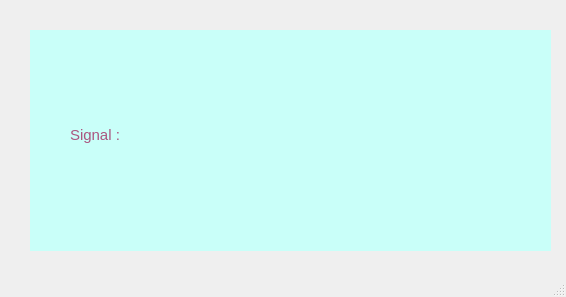
<?xml version="1.0" encoding="UTF-8"?>
<ui version="4.0">
 <class>MainWindow</class>
 <widget class="QMainWindow" name="MainWindow">
  <property name="geometry">
   <rect>
    <x>0</x>
    <y>0</y>
    <width>566</width>
    <height>297</height>
   </rect>
  </property>
  <property name="windowTitle">
   <string>MainWindow</string>
  </property>
  <widget class="QWidget" name="centralwidget">
   <widget class="QLabel" name="label">
    <property name="geometry">
     <rect>
      <x>170</x>
      <y>100</y>
      <width>351</width>
      <height>61</height>
     </rect>
    </property>
    <property name="styleSheet">
     <string notr="true">font: 900 italic 18pt &quot;Segoe UI Black&quot;;
color: rgb(170, 85, 255);</string>
    </property>
    <property name="text">
     <string/>
    </property>
   </widget>
   <widget class="QLabel" name="label_2">
    <property name="geometry">
     <rect>
      <x>70</x>
      <y>120</y>
      <width>81</width>
      <height>31</height>
     </rect>
    </property>
    <property name="styleSheet">
     <string notr="true">color: rgb(170, 85, 127);
font: 14pt &quot;Segoe UI&quot;;</string>
    </property>
    <property name="text">
     <string>&lt;html&gt;&lt;head/&gt;&lt;body&gt;&lt;p&gt;&lt;span style=&quot; font-size:11pt;&quot;&gt;Signal :&lt;/span&gt;&lt;/p&gt;&lt;/body&gt;&lt;/html&gt;</string>
    </property>
   </widget>
   <widget class="QWidget" name="widget" native="true">
    <property name="geometry">
     <rect>
      <x>30</x>
      <y>30</y>
      <width>521</width>
      <height>221</height>
     </rect>
    </property>
    <property name="styleSheet">
     <string notr="true">background-color: rgb(201, 255, 249);</string>
    </property>
   </widget>
   <zorder>widget</zorder>
   <zorder>label</zorder>
   <zorder>label_2</zorder>
  </widget>
  <widget class="QMenuBar" name="menubar">
   <property name="geometry">
    <rect>
     <x>0</x>
     <y>0</y>
     <width>566</width>
     <height>26</height>
    </rect>
   </property>
  </widget>
  <widget class="QStatusBar" name="statusbar"/>
 </widget>
 <resources/>
 <connections/>
</ui>
